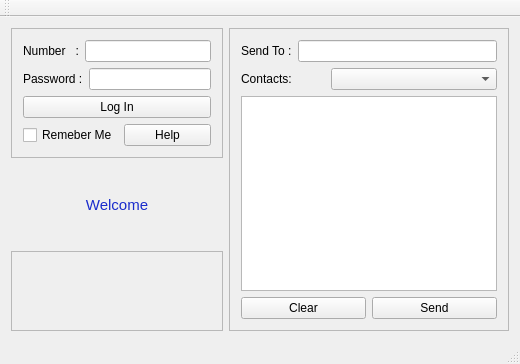
<?xml version="1.0" encoding="UTF-8"?>
<ui version="4.0">
 <author>Amine say</author>
 <class>smshttpClass</class>
 <widget class="QMainWindow" name="smshttpClass">
  <property name="geometry">
   <rect>
    <x>0</x>
    <y>0</y>
    <width>520</width>
    <height>364</height>
   </rect>
  </property>
  <property name="windowTitle">
   <string>smshttp</string>
  </property>
  <widget class="QWidget" name="centralWidget">
   <layout class="QGridLayout" name="gridLayout">
    <item row="0" column="0">
     <widget class="QFrame" name="logFrame">
      <property name="maximumSize">
       <size>
        <width>253</width>
        <height>137</height>
       </size>
      </property>
      <property name="frameShape">
       <enum>QFrame::StyledPanel</enum>
      </property>
      <property name="frameShadow">
       <enum>QFrame::Raised</enum>
      </property>
      <layout class="QGridLayout" name="gridLayout_2">
       <item row="0" column="0">
        <layout class="QHBoxLayout" name="horizontalLayout_2">
         <item>
          <widget class="QLabel" name="label">
           <property name="text">
            <string>Number   :</string>
           </property>
           <property name="buddy">
            <cstring>userPhone</cstring>
           </property>
          </widget>
         </item>
         <item>
          <widget class="QLineEdit" name="userPhone"/>
         </item>
        </layout>
       </item>
       <item row="1" column="0">
        <layout class="QHBoxLayout" name="horizontalLayout">
         <item>
          <widget class="QLabel" name="label_2">
           <property name="text">
            <string>Password :</string>
           </property>
           <property name="buddy">
            <cstring>userPass</cstring>
           </property>
          </widget>
         </item>
         <item>
          <widget class="QLineEdit" name="userPass">
           <property name="echoMode">
            <enum>QLineEdit::Password</enum>
           </property>
          </widget>
         </item>
        </layout>
       </item>
       <item row="2" column="0">
        <layout class="QHBoxLayout" name="horizontalLayout_3">
         <item>
          <widget class="QPushButton" name="logInPB">
           <property name="text">
            <string>Log In</string>
           </property>
           <property name="icon">
            <iconset resource="icons/icons.qrc">
             <normaloff>:/icons/dialog-ok-apply.png</normaloff>:/icons/dialog-ok-apply.png</iconset>
           </property>
          </widget>
         </item>
        </layout>
       </item>
       <item row="3" column="0">
        <layout class="QHBoxLayout" name="horizontalLayout_8">
         <item>
          <widget class="QCheckBox" name="saveSettingsCb">
           <property name="text">
            <string>Remeber Me</string>
           </property>
          </widget>
         </item>
         <item>
          <widget class="QPushButton" name="helpPB">
           <property name="text">
            <string>Help</string>
           </property>
           <property name="icon">
            <iconset resource="icons/icons.qrc">
             <normaloff>:/icons/help-about.png</normaloff>:/icons/help-about.png</iconset>
           </property>
          </widget>
         </item>
        </layout>
       </item>
      </layout>
     </widget>
    </item>
    <item row="0" column="1" rowspan="3">
     <widget class="QFrame" name="smsFrame">
      <property name="minimumSize">
       <size>
        <width>256</width>
        <height>100</height>
       </size>
      </property>
      <property name="frameShape">
       <enum>QFrame::StyledPanel</enum>
      </property>
      <property name="frameShadow">
       <enum>QFrame::Raised</enum>
      </property>
      <layout class="QGridLayout" name="gridLayout_3">
       <item row="0" column="0">
        <layout class="QHBoxLayout" name="horizontalLayout_7">
         <item>
          <widget class="QLabel" name="label_6">
           <property name="text">
            <string>Send To :</string>
           </property>
           <property name="buddy">
            <cstring>recPhone</cstring>
           </property>
          </widget>
         </item>
         <item>
          <widget class="QLineEdit" name="recPhone"/>
         </item>
        </layout>
       </item>
       <item row="1" column="0">
        <layout class="QHBoxLayout" name="horizontalLayout_9">
         <item>
          <widget class="QLabel" name="label_3">
           <property name="maximumSize">
            <size>
             <width>84</width>
             <height>169</height>
            </size>
           </property>
           <property name="text">
            <string>Contacts:</string>
           </property>
          </widget>
         </item>
         <item>
          <widget class="QComboBox" name="contactsCB"/>
         </item>
        </layout>
       </item>
       <item row="2" column="0">
        <widget class="QPlainTextEdit" name="smsText"/>
       </item>
       <item row="3" column="0">
        <layout class="QHBoxLayout" name="horizontalLayout_4">
         <item>
          <widget class="QPushButton" name="pushButton_2">
           <property name="text">
            <string>Clear</string>
           </property>
           <property name="icon">
            <iconset resource="icons/icons.qrc">
             <normaloff>:/icons/edit-clear.png</normaloff>:/icons/edit-clear.png</iconset>
           </property>
          </widget>
         </item>
         <item>
          <widget class="QPushButton" name="sendPB">
           <property name="enabled">
            <bool>true</bool>
           </property>
           <property name="text">
            <string>Send</string>
           </property>
           <property name="icon">
            <iconset resource="icons/icons.qrc">
             <normaloff>:/icons/mail-mark-unread.png</normaloff>:/icons/mail-mark-unread.png</iconset>
           </property>
          </widget>
         </item>
        </layout>
       </item>
      </layout>
     </widget>
    </item>
    <item row="1" column="0">
     <widget class="QLabel" name="statusLbl">
      <property name="palette">
       <palette>
        <active>
         <colorrole role="WindowText">
          <brush brushstyle="SolidPattern">
           <color alpha="255">
            <red>26</red>
            <green>44</green>
            <blue>204</blue>
           </color>
          </brush>
         </colorrole>
        </active>
        <inactive>
         <colorrole role="WindowText">
          <brush brushstyle="SolidPattern">
           <color alpha="255">
            <red>26</red>
            <green>44</green>
            <blue>204</blue>
           </color>
          </brush>
         </colorrole>
        </inactive>
        <disabled>
         <colorrole role="WindowText">
          <brush brushstyle="SolidPattern">
           <color alpha="255">
            <red>116</red>
            <green>115</green>
            <blue>111</blue>
           </color>
          </brush>
         </colorrole>
        </disabled>
       </palette>
      </property>
      <property name="font">
       <font>
        <pointsize>11</pointsize>
       </font>
      </property>
      <property name="text">
       <string>Welcome</string>
      </property>
      <property name="alignment">
       <set>Qt::AlignCenter</set>
      </property>
     </widget>
    </item>
    <item row="2" column="0">
     <widget class="QFrame" name="statusFrame">
      <property name="minimumSize">
       <size>
        <width>184</width>
        <height>38</height>
       </size>
      </property>
      <property name="frameShape">
       <enum>QFrame::StyledPanel</enum>
      </property>
      <property name="frameShadow">
       <enum>QFrame::Raised</enum>
      </property>
      <widget class="QWidget" name="layoutWidget">
       <property name="geometry">
        <rect>
         <x>8</x>
         <y>8</y>
         <width>134</width>
         <height>21</height>
        </rect>
       </property>
       <layout class="QHBoxLayout" name="horizontalLayout_6">
        <item>
         <widget class="QLabel" name="creditsLeft">
          <property name="minimumSize">
           <size>
            <width>52</width>
            <height>18</height>
           </size>
          </property>
          <property name="maximumSize">
           <size>
            <width>90</width>
            <height>54</height>
           </size>
          </property>
          <property name="text">
           <string/>
          </property>
         </widget>
        </item>
        <item>
         <widget class="QLabel" name="label_4">
          <property name="text">
           <string>Credits left.</string>
          </property>
         </widget>
        </item>
       </layout>
      </widget>
      <widget class="QWidget" name="layoutWidget">
       <property name="geometry">
        <rect>
         <x>10</x>
         <y>30</y>
         <width>202</width>
         <height>22</height>
        </rect>
       </property>
       <layout class="QHBoxLayout" name="horizontalLayout_5">
        <item>
         <widget class="QLabel" name="charLeft">
          <property name="minimumSize">
           <size>
            <width>200</width>
            <height>0</height>
           </size>
          </property>
          <property name="text">
           <string/>
          </property>
         </widget>
        </item>
       </layout>
      </widget>
     </widget>
    </item>
   </layout>
  </widget>
  <widget class="QMenuBar" name="menuBar">
   <property name="geometry">
    <rect>
     <x>0</x>
     <y>0</y>
     <width>520</width>
     <height>26</height>
    </rect>
   </property>
  </widget>
  <widget class="QToolBar" name="mainToolBar">
   <attribute name="toolBarArea">
    <enum>TopToolBarArea</enum>
   </attribute>
   <attribute name="toolBarBreak">
    <bool>false</bool>
   </attribute>
  </widget>
  <widget class="QStatusBar" name="statusBar"/>
 </widget>
 <layoutdefault spacing="6" margin="11"/>
 <tabstops>
  <tabstop>userPhone</tabstop>
  <tabstop>userPass</tabstop>
  <tabstop>logInPB</tabstop>
  <tabstop>saveSettingsCb</tabstop>
  <tabstop>recPhone</tabstop>
  <tabstop>smsText</tabstop>
  <tabstop>sendPB</tabstop>
  <tabstop>pushButton_2</tabstop>
 </tabstops>
 <resources>
  <include location="icons/icons.qrc"/>
 </resources>
 <connections>
  <connection>
   <sender>logInPB</sender>
   <signal>toggled(bool)</signal>
   <receiver>statusFrame</receiver>
   <slot>setShown(bool)</slot>
   <hints>
    <hint type="sourcelabel">
     <x>233</x>
     <y>139</y>
    </hint>
    <hint type="destinationlabel">
     <x>241</x>
     <y>336</y>
    </hint>
   </hints>
  </connection>
  <connection>
   <sender>smsText</sender>
   <signal>modificationChanged(bool)</signal>
   <receiver>sendPB</receiver>
   <slot>setShown(bool)</slot>
   <hints>
    <hint type="sourcelabel">
     <x>396</x>
     <y>216</y>
    </hint>
    <hint type="destinationlabel">
     <x>440</x>
     <y>319</y>
    </hint>
   </hints>
  </connection>
  <connection>
   <sender>pushButton_2</sender>
   <signal>clicked()</signal>
   <receiver>smsText</receiver>
   <slot>clear()</slot>
   <hints>
    <hint type="sourcelabel">
     <x>329</x>
     <y>318</y>
    </hint>
    <hint type="destinationlabel">
     <x>322</x>
     <y>268</y>
    </hint>
   </hints>
  </connection>
 </connections>
</ui>
